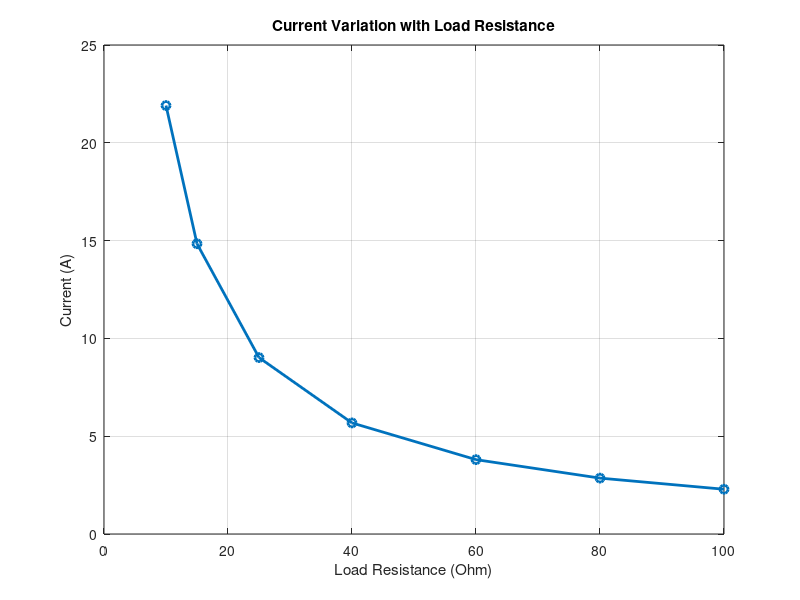
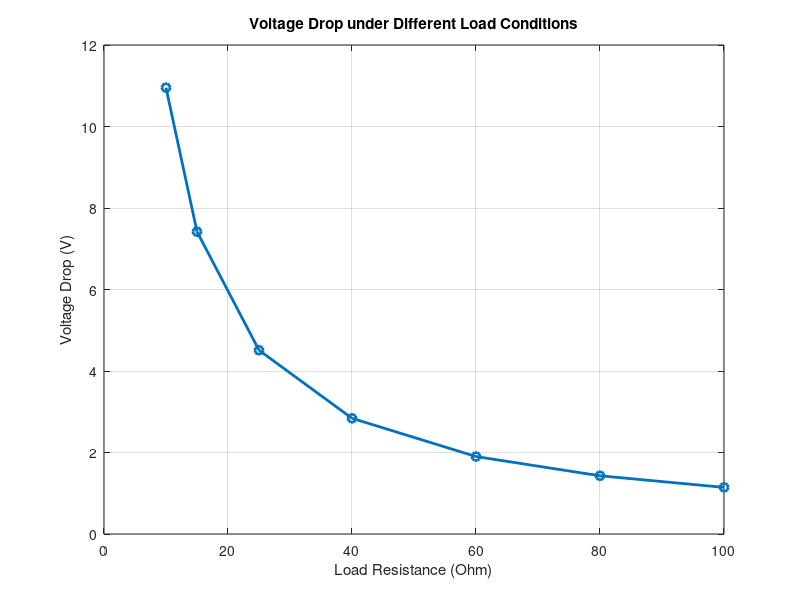
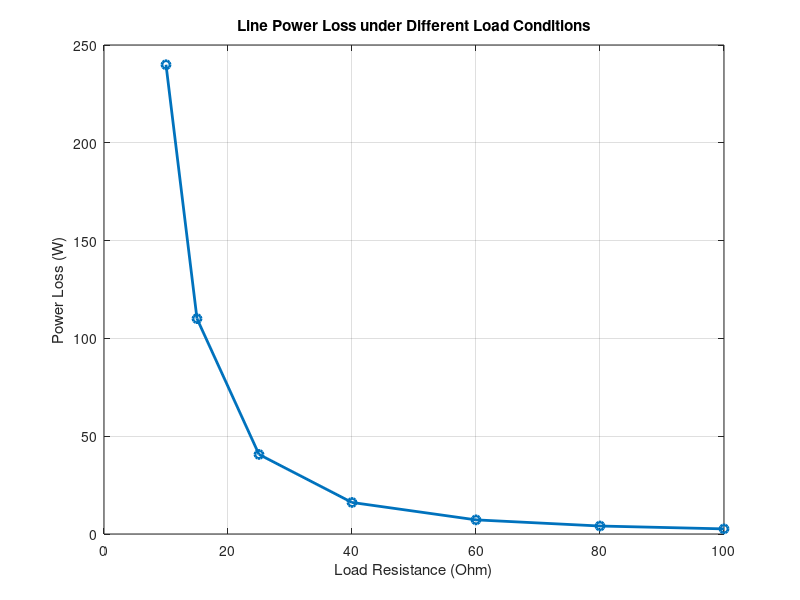
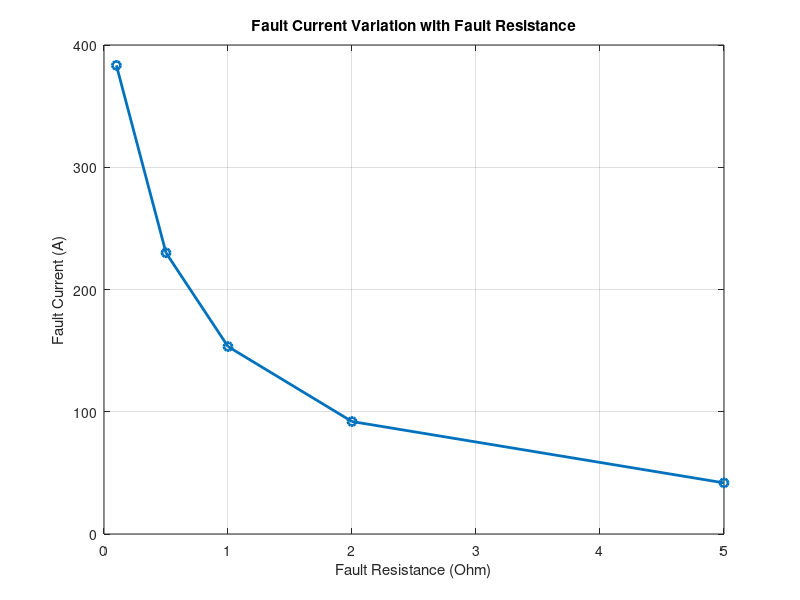

MATLAB code to generate these figures, in order:
clc;
clear;
close all;

% MATLAB-Based Load Flow & Fault Analysis Simulation
% Author: Anurag Panda
% Objective:
% To simulate normal, overload, and fault conditions in a simple electrical system.

%% System Parameters

Vs = 230;          % Source voltage in volts
R_line = 0.5;      % Line resistance in ohms

% Load resistance values in ohms
% Higher resistance = lower current
% Lower resistance = higher current
load_resistance = [100 80 60 40 25 15 10];

%% Normal Load Flow Calculation

current = Vs ./ (R_line + load_resistance);

load_voltage = current .* load_resistance;

power_load = load_voltage .* current;

power_loss = current.^2 .* R_line;

voltage_drop = Vs - load_voltage;

%% Display Results

disp('Load Flow Analysis Results');
disp('--------------------------------------------------');
disp('Load Resistance | Current | Load Voltage | Power Load | Power Loss');
disp('--------------------------------------------------');

for i = 1:length(load_resistance)
    fprintf('%10.2f ohm | %7.2f A | %11.2f V | %10.2f W | %9.2f W\n', ...
        load_resistance(i), current(i), load_voltage(i), power_load(i), power_loss(i));
end

%% Plot 1: Current vs Load Resistance

figure;
plot(load_resistance, current, '-o', 'LineWidth', 2);
xlabel('Load Resistance (Ohm)');
ylabel('Current (A)');
title('Current Variation with Load Resistance');
grid on;

%% Plot 2: Voltage Drop vs Load Resistance

figure;
plot(load_resistance, voltage_drop, '-o', 'LineWidth', 2);
xlabel('Load Resistance (Ohm)');
ylabel('Voltage Drop (V)');
title('Voltage Drop under Different Load Conditions');
grid on;

%% Plot 3: Power Loss vs Load Resistance

figure;
plot(load_resistance, power_loss, '-o', 'LineWidth', 2);
xlabel('Load Resistance (Ohm)');
ylabel('Power Loss (W)');
title('Line Power Loss under Different Load Conditions');
grid on;

%% Overload Condition

overload_threshold = 10;   % Current threshold in amperes

disp(' ');
disp('Overload Detection');
disp('--------------------------------------------------');

for i = 1:length(current)
    if current(i) > overload_threshold
        fprintf('Overload detected at Load Resistance = %.2f ohm, Current = %.2f A\n', ...
            load_resistance(i), current(i));
    else
        fprintf('Normal condition at Load Resistance = %.2f ohm, Current = %.2f A\n', ...
            load_resistance(i), current(i));
    end
end

%% Fault Analysis

% Fault resistance values
% Lower fault resistance means more severe fault
fault_resistance = [5 2 1 0.5 0.1];

fault_current = Vs ./ (R_line + fault_resistance);

disp(' ');
disp('Fault Analysis Results');
disp('--------------------------------------------------');
disp('Fault Resistance | Fault Current');
disp('--------------------------------------------------');

for i = 1:length(fault_resistance)
    fprintf('%14.2f ohm | %12.2f A\n', ...
        fault_resistance(i), fault_current(i));
end

%% Plot 4: Fault Current vs Fault Resistance

figure;
plot(fault_resistance, fault_current, '-o', 'LineWidth', 2);
xlabel('Fault Resistance (Ohm)');
ylabel('Fault Current (A)');
title('Fault Current Variation with Fault Resistance');
grid on;

%% Final Observation

disp(' ');
disp('Observation:');
disp('As load resistance decreases, current increases.');
disp('Higher current causes higher voltage drop and higher power loss.');
disp('During fault conditions, very low fault resistance causes extremely high current.');
disp('This shows the importance of overload detection and protective systems.');
